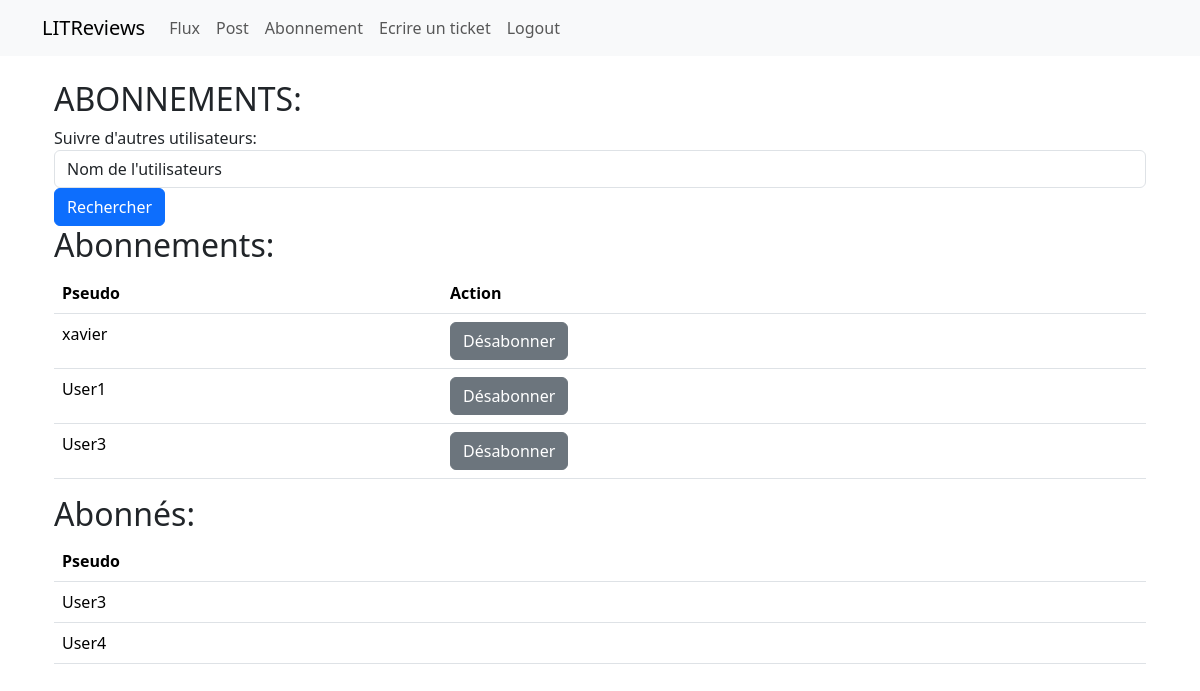
The page /LITReviews/subscription/ (signed in) on the database as committed earlier.
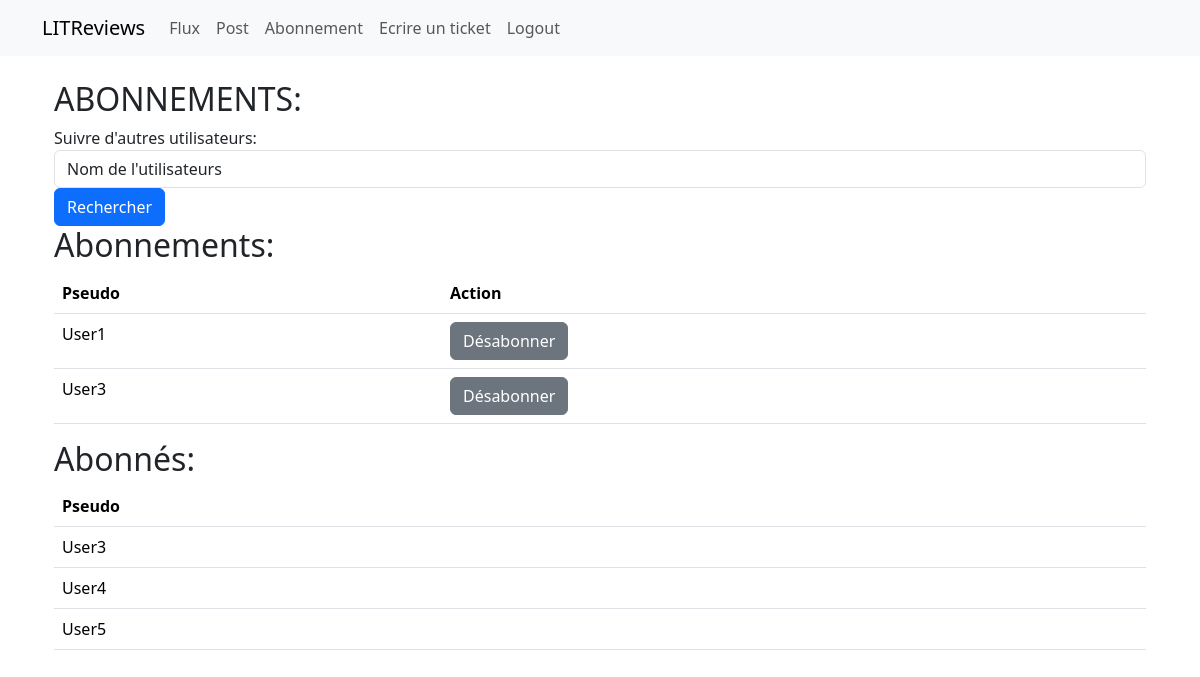
The same page on the database as committed later.
### LITReviews/models.py (models this page shows, shortened)
class UserFollows(models.Model):
    user = models.ForeignKey(
        to=settings.AUTH_USER_MODEL, on_delete=models.CASCADE, related_name="following"
    )
    followed_user = models.ForeignKey(
        to=settings.AUTH_USER_MODEL, on_delete=models.CASCADE, related_name="followers"
    )
    class Meta:
        unique_together = (
            "user",
            "followed_user",
        )

### accounts/models.py (models this page shows)
class User(AbstractUser):
    pass

### LITReviews/views.py (the view, shortened to what this page needs)
# urls.py: path('LITReviews/subscription/', views.subscription_view, name='subscription'),
def subscription_view(request):
    error = False
    error_message = ""
    user = request.user
    followed_users = UserFollows.objects.filter(user=user.id)
    followers = UserFollows.objects.filter(followed_user=user.id)
    search_users = None
    return render(
        request,
        "LITReviews/subscription.html",
        {
            "search_users": search_users,
            "followers": followers,
            "followed_users": followed_users,
            "error": error,
            "error_message": error_message,
        },
    )

### LITReviews/templates/LITReviews/subscription.html (shortened to what this page needs)
{% extends 'LITReviews/base.html' %}
{% block content %}
<div class="container">
  <h2>ABONNEMENTS:</h2>
  <form method="POST" action="{% url 'subscription' %}">
    <div class="form-group">
      <label for="search">Suivre d'autres utilisateurs:</label>
      <input type="text" class="form-control" id="search" name="search" value="Nom de l'utilisateurs" required onfocus="this.value = '';">
    </div>
    <button type="submit" class="btn btn-primary">Rechercher</button>
  </form>
  <div class="abonnement">
    {% if followed_users %}
    <h2>Abonnements:</h2>
    <table class="table">
      <thead>
        <tr>
          <th>Pseudo</th>
          <th>Action</th>
        </tr>
      </thead>
      <tbody>
        {% for user in followed_users %}
        <tr>
          <td>{{ user.followed_user.username }}</td>
          <td>
            <form method="POST" action="{% url 'unfollow-user' %}">
              <button type="submit" class="btn btn-secondary">Désabonner</button>
            </form>
          </td>
        </tr>
        {% endfor %}
      </tbody>
    </table>
    {% endif %}
    {% if followers %}
    <h2>Abonnés:</h2>
    <table class="table">
      <thead>
        <tr>
          <th>Pseudo</th>
        </tr>
      </thead>
      <tbody>
        {% for user in followers %}
        <tr>
          <td>{{ user.user.username }}</td>
        </tr>
        {% endfor %}
      </tbody>
    </table>
    {% endif %}
  </div>
</div>
{% endblock %}

Rows that differ between the two databases and show on the page:
removed UserFollows: followed_user.username "xavier", shown under "Abonnements:"
added UserFollows: user.username "User5", shown under "Abonnés:"
